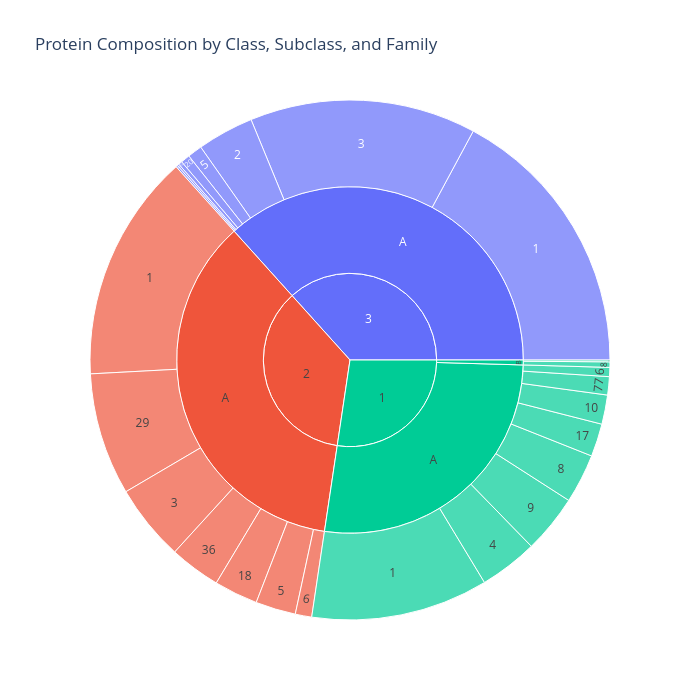

Notebook code cell kept with this figure:
### Code cell
parsed_data = []
for entry in tcids_common:
    parts = entry.split(".")
    if len(parts) >= 3:
        new_entry = ".".join(parts[:3])
        parsed_data.append(new_entry)

df = pd.DataFrame(parsed_data, columns=["Class_Subclass_Family"])
df[["Class", "Subclass", "Family"]] = df["Class_Subclass_Family"].str.split(".", expand=True)


fig = px.sunburst(
    df,
    path=["Class", "Subclass", "Family"],
    title="Protein Composition by Class, Subclass, and Family",
    width=700,
    height=700)

fig

### Figure 1 — Plotly figure (JSON) as saved in the notebook; plotly's stock layout.template omitted (floating-point values rounded to 4 significant figures)
{"data": [{"branchvalues": "total", "domain": {"x": [0, 1], "y": [0, 1]}, "hovertemplate": "labels=%{label}<br>count=%{value}<br>parent=%{parent}<br>id=%{id}<extra></extra>", "ids": ["1/A/1", "2/A/1", "3/A/1", "1/A/10", "1/B/12", "3/A/16", "1/A/17", "2/A/18", "3/A/2", "3/A/20", "2/A/29", "2/A/3", "3/A/3", "2/A/36", "1/A/4", "2/A/5", "3/A/5", "1/A/6", "2/A/6", "3/A/6", "3/A/7", "1/A/77", "1/A/8", "1/B/8", "1/A/9", "1/A", "2/A", "3/A", "1/B", "1", "2", "3"], "labels": ["1", "1", "1", "10", "12", "16", "17", "18", "2", "20", "29", "3", "3", "36", "4", "5", "5", "6", "6", "6", "7", "77", "8", "8", "9", "A", "A", "A", "B", "1", "2", "3"], "name": "", "parents": ["1/A", "2/A", "3/A", "1/A", "1/B", "3/A", "1/A", "2/A", "3/A", "3/A", "2/A", "2/A", "3/A", "2/A", "1/A", "2/A", "3/A", "1/A", "2/A", "3/A", "3/A", "1/A", "1/A", "1/B", "1/A", "1", "2", "3", "1", "", "", ""], "type": "sunburst", "values": [97, 125, 151, 16, 1, 2, 18, 24, 31, 5, 67, 42, 124, 28, 32, 22, 8, 5, 9, 1, 1, 10, 27, 3, 32, 237, 317, 323, 4, 241, 317, 323]}], "layout": {"height": 700, "legend": {"tracegroupgap": 0}, "title": {"text": "Protein Composition by Class, Subclass, and Family"}, "width": 700}}
